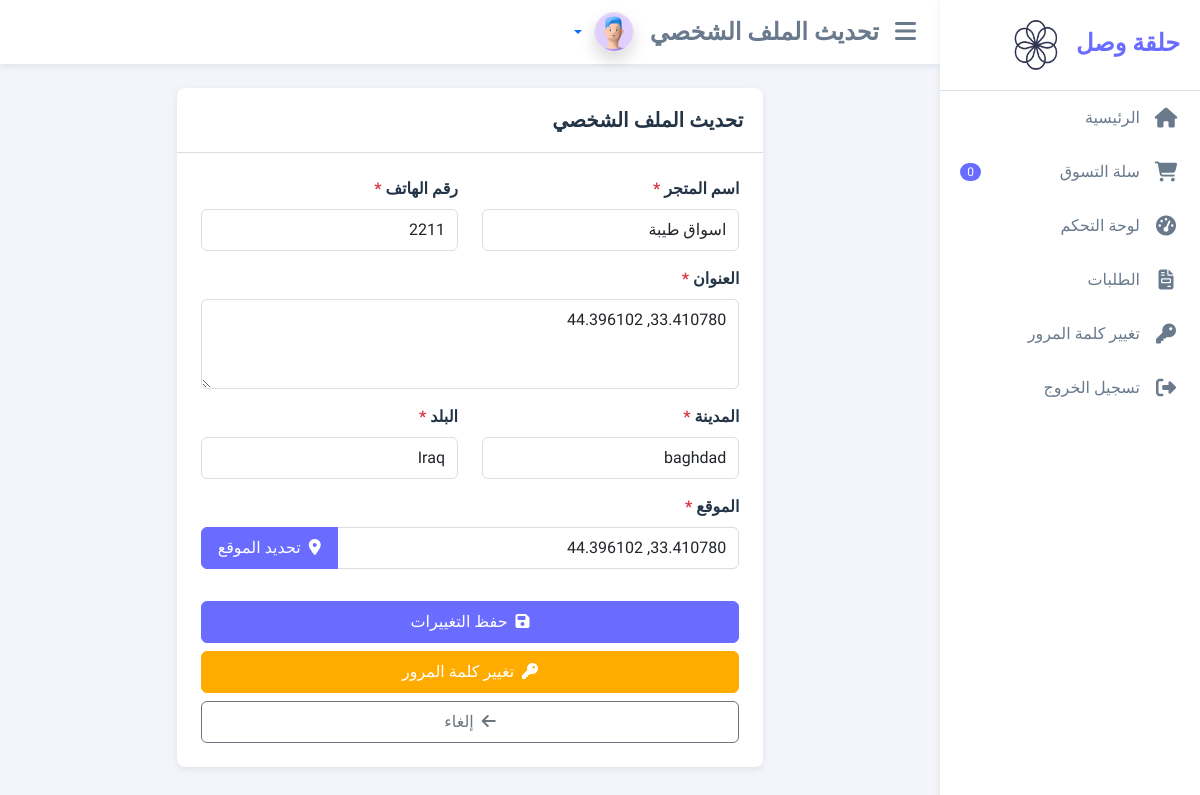
The page /accounts/profile/customer/ (signed in) on the database its author committed.
### user_accounts/models.py (models this page shows, shortened)
class Customer(models.Model):
    user = models.OneToOneField(settings.AUTH_USER_MODEL, on_delete=models.CASCADE, related_name='customer')
    store_name = models.CharField(max_length=100, verbose_name='اسم المتجر')
    phone = models.CharField(max_length=20, verbose_name='رقم الهاتف')
    address = models.TextField(verbose_name='العنوان')
    city = models.CharField(max_length=100, verbose_name='المدينة')
    country = CountryField(verbose_name='البلد')
    location = models.CharField(max_length=255, blank=True, verbose_name='الموقع')
    created_at = models.DateTimeField(auto_now_add=True, verbose_name='تاريخ الإنشاء')
    updated_at = models.DateTimeField(auto_now=True, verbose_name='تاريخ التحديث')
    is_active = models.BooleanField(default=True, verbose_name='نشط')
    class Meta:
        verbose_name = 'متجر'
        verbose_name_plural = 'المتاجر'
        ordering = ['-created_at']

### user_accounts/views.py (the view, shortened to what this page needs)
# urls.py: path('profile/customer/', views.CustomerProfileUpdateView.as_view(), name='customer_profile_update'),
class CustomerProfileUpdateView(LoginRequiredMixin, UpdateView):
    model = Customer
    form_class = CustomerProfileForm
    template_name = 'user_accounts/customer_profile_update_materio.html'
    success_url = reverse_lazy('user_accounts:customer_dashboard')
    def get_object(self):
        return get_object_or_404(Customer, user=self.request.user)

### user_accounts/forms.py
class CustomerProfileForm(forms.ModelForm):
    class Meta:
        model = Customer
        fields = ('store_name', 'phone', 'address', 'city', 'country', 'location')
        widgets = {
            'location': forms.TextInput(attrs={'class': 'form-control location-field', 'readonly': 'readonly'}),
            'store_name': forms.TextInput(attrs={'class': 'form-control'}),
            'phone': forms.TextInput(attrs={'class': 'form-control'}),
            'address': forms.Textarea(attrs={'class': 'form-control', 'rows': 3}),
            'city': forms.TextInput(attrs={'class': 'form-control'}),
            'country': forms.Select(attrs={'class': 'form-control'}),
        }
        labels = {
            'store_name': _('اسم المتجر'),
            'phone': _('رقم الهاتف'),
            'address': _('العنوان'),
            'city': _('المدينة'),
            'country': _('البلد'),
            'location': _('الموقع'),
        }

### core/context_processors.py (called while the page is built)
def google_maps_api_key(request):
    current_language = get_language() or settings.LANGUAGE_CODE
    return {
        'GOOGLE_MAPS_API_KEY': settings.GOOGLE_MAPS_API_KEY,
        'MAP_TRANSLATIONS': settings.MAP_TRANSLATIONS.get(current_language, settings.MAP_TRANSLATIONS['ar'])
    }

### templates/user_accounts/customer_profile_update_materio.html (shortened to what this page needs)
{% extends 'base_materio.html' %}
{% load static %}
{% load i18n %}
{% block page_title %}
<h4 class="fw-bold py-2 mb-0">{% trans "تحديث الملف الشخصي" %}</h4>
{% endblock %}
{% block extra_css %}
<link rel="stylesheet" href="https://unpkg.com/leaflet@1.7.1/dist/leaflet.css" />
{% endblock %}
{% block content %}
<div class="row justify-content-center">
    <div class="col-md-8">
        <div class="card">
            <div class="card-header d-flex justify-content-between align-items-center">
                <h5 class="mb-0">{% trans "تحديث الملف الشخصي" %}</h5>
            </div>
            <div class="card-body">
                <form method="post" enctype="multipart/form-data">
                    <div class="row">
                        <div class="col-md-6 mb-3">
                            <label for="id_store_name" class="form-label fw-bold">{% trans 'اسم المتجر' %} <span class="text-danger">*</span></label>
                            {{ form.store_name }}
                        </div>
                        <div class="col-md-6 mb-3">
                            <label for="id_phone" class="form-label fw-bold">{% trans 'رقم الهاتف' %} <span class="text-danger">*</span></label>
                            {{ form.phone }}
                        </div>
                        <div class="col-12 mb-3">
                            <label for="id_address" class="form-label fw-bold">{% trans 'العنوان' %} <span class="text-danger">*</span></label>
                            {{ form.address }}
                        </div>
                        <div class="col-md-6 mb-3">
                            <label for="id_city" class="form-label fw-bold">{% trans 'المدينة' %} <span class="text-danger">*</span></label>
                            {{ form.city }}
                        </div>
                        <div class="col-md-6 mb-3">
                            <label for="id_country" class="form-label fw-bold">{% trans 'البلد' %} <span class="text-danger">*</span></label>
                            {{ form.country }}
                        </div>
                        <div class="col-12 mb-3">
                            <label for="id_location" class="form-label fw-bold">{% trans 'الموقع' %} <span class="text-danger">*</span></label>
                            <div class="input-group">
                                {{ form.location }}
                                <button type="button" class="btn btn-primary" onclick="showLocationPicker()">
                                    <i class="fas fa-map-marker-alt me-1"></i> {% trans 'تحديد الموقع' %}
                                </button>
                            </div>
                        </div>
                        <div class="col-12 mt-3">
                            <div class="d-grid gap-2">
                                <button type="submit" class="btn btn-primary">
                                    <i class="fas fa-save me-1"></i> {% trans "حفظ التغييرات" %}
                                </button>
                                <a href="{% url 'user_accounts:password_change' %}" class="btn btn-warning">
                                    <i class="fas fa-key me-1"></i> {% trans "تغيير كلمة المرور" %}
                                </a>
                                <a href="{% url 'user_accounts:customer_dashboard' %}" class="btn btn-outline-secondary">
                                    <i class="fas fa-arrow-left me-1"></i> {% trans "إلغاء" %}
                                </a>
                            </div>
                        </div>
                    </div>
                </form>
            </div>
        </div>
    </div>
</div>
{% endblock %}

### static/css/materio.css (style rules this page uses)
:root { --primary: #696cff; --secondary: #8592a3; --success: #71dd37; --info: #03c3ec; --warning: #ffab00; --danger: #ff3e1d; --dark: #233446; --gray: #697a8d; --light-gray: #a1acb8; --border-color: #d9dee3; --background: #f5f5f9; --body-bg: #f4f5fa; --card-bg: #ffffff; --menu-bg: #ffffff; --menu-active: #f5f5ff; --menu-active-color: var(--primary); --shadow-color: rgba(67, 89, 113, 0.12); }
body { font-family: 'Tajawal', sans-serif; direction: rtl; text-align: right; background-color: var(--body-bg); color: var(--gray); margin: 0; padding: 0; }
.card { background-color: var(--card-bg); border-radius: 0.5rem; border: none; box-shadow: 0 2px 6px 0 var(--shadow-color); margin-bottom: 1.5rem; }
.card-header { background-color: transparent; border-bottom: 1px solid var(--border-color); padding: 1.25rem; }
.card-header h4, .card-header h5 { margin: 0; color: var(--dark); font-weight: 600; }
.card-body { padding: 1.5rem; }
.btn { border-radius: 0.375rem; padding: 0.5rem 1rem; font-weight: 500; transition: all 0.2s; }
.btn-primary { background-color: var(--primary); border-color: var(--primary); color: white; }
.btn-warning { background-color: var(--warning); border-color: var(--warning); color: white; }
.form-control { border-radius: 0.375rem; border-color: var(--border-color); padding: 0.5rem 0.75rem; text-align: right; }
.form-label { font-weight: 500; color: var(--dark); margin-bottom: 0.5rem; }

### templates/user_accounts/customer_profile_update_materio.html (style rules this page uses)
.location-field { cursor: pointer; }

### rows shown on the page
Customer: store_name "اسواق طيبة", phone "2211", address "33.410780, 44.396102", city "baghdad", country "Iraq", location "33.410780, 44.396102"

### other values the page prints
{{ request.session.cart|length|default:0 }} "0"
